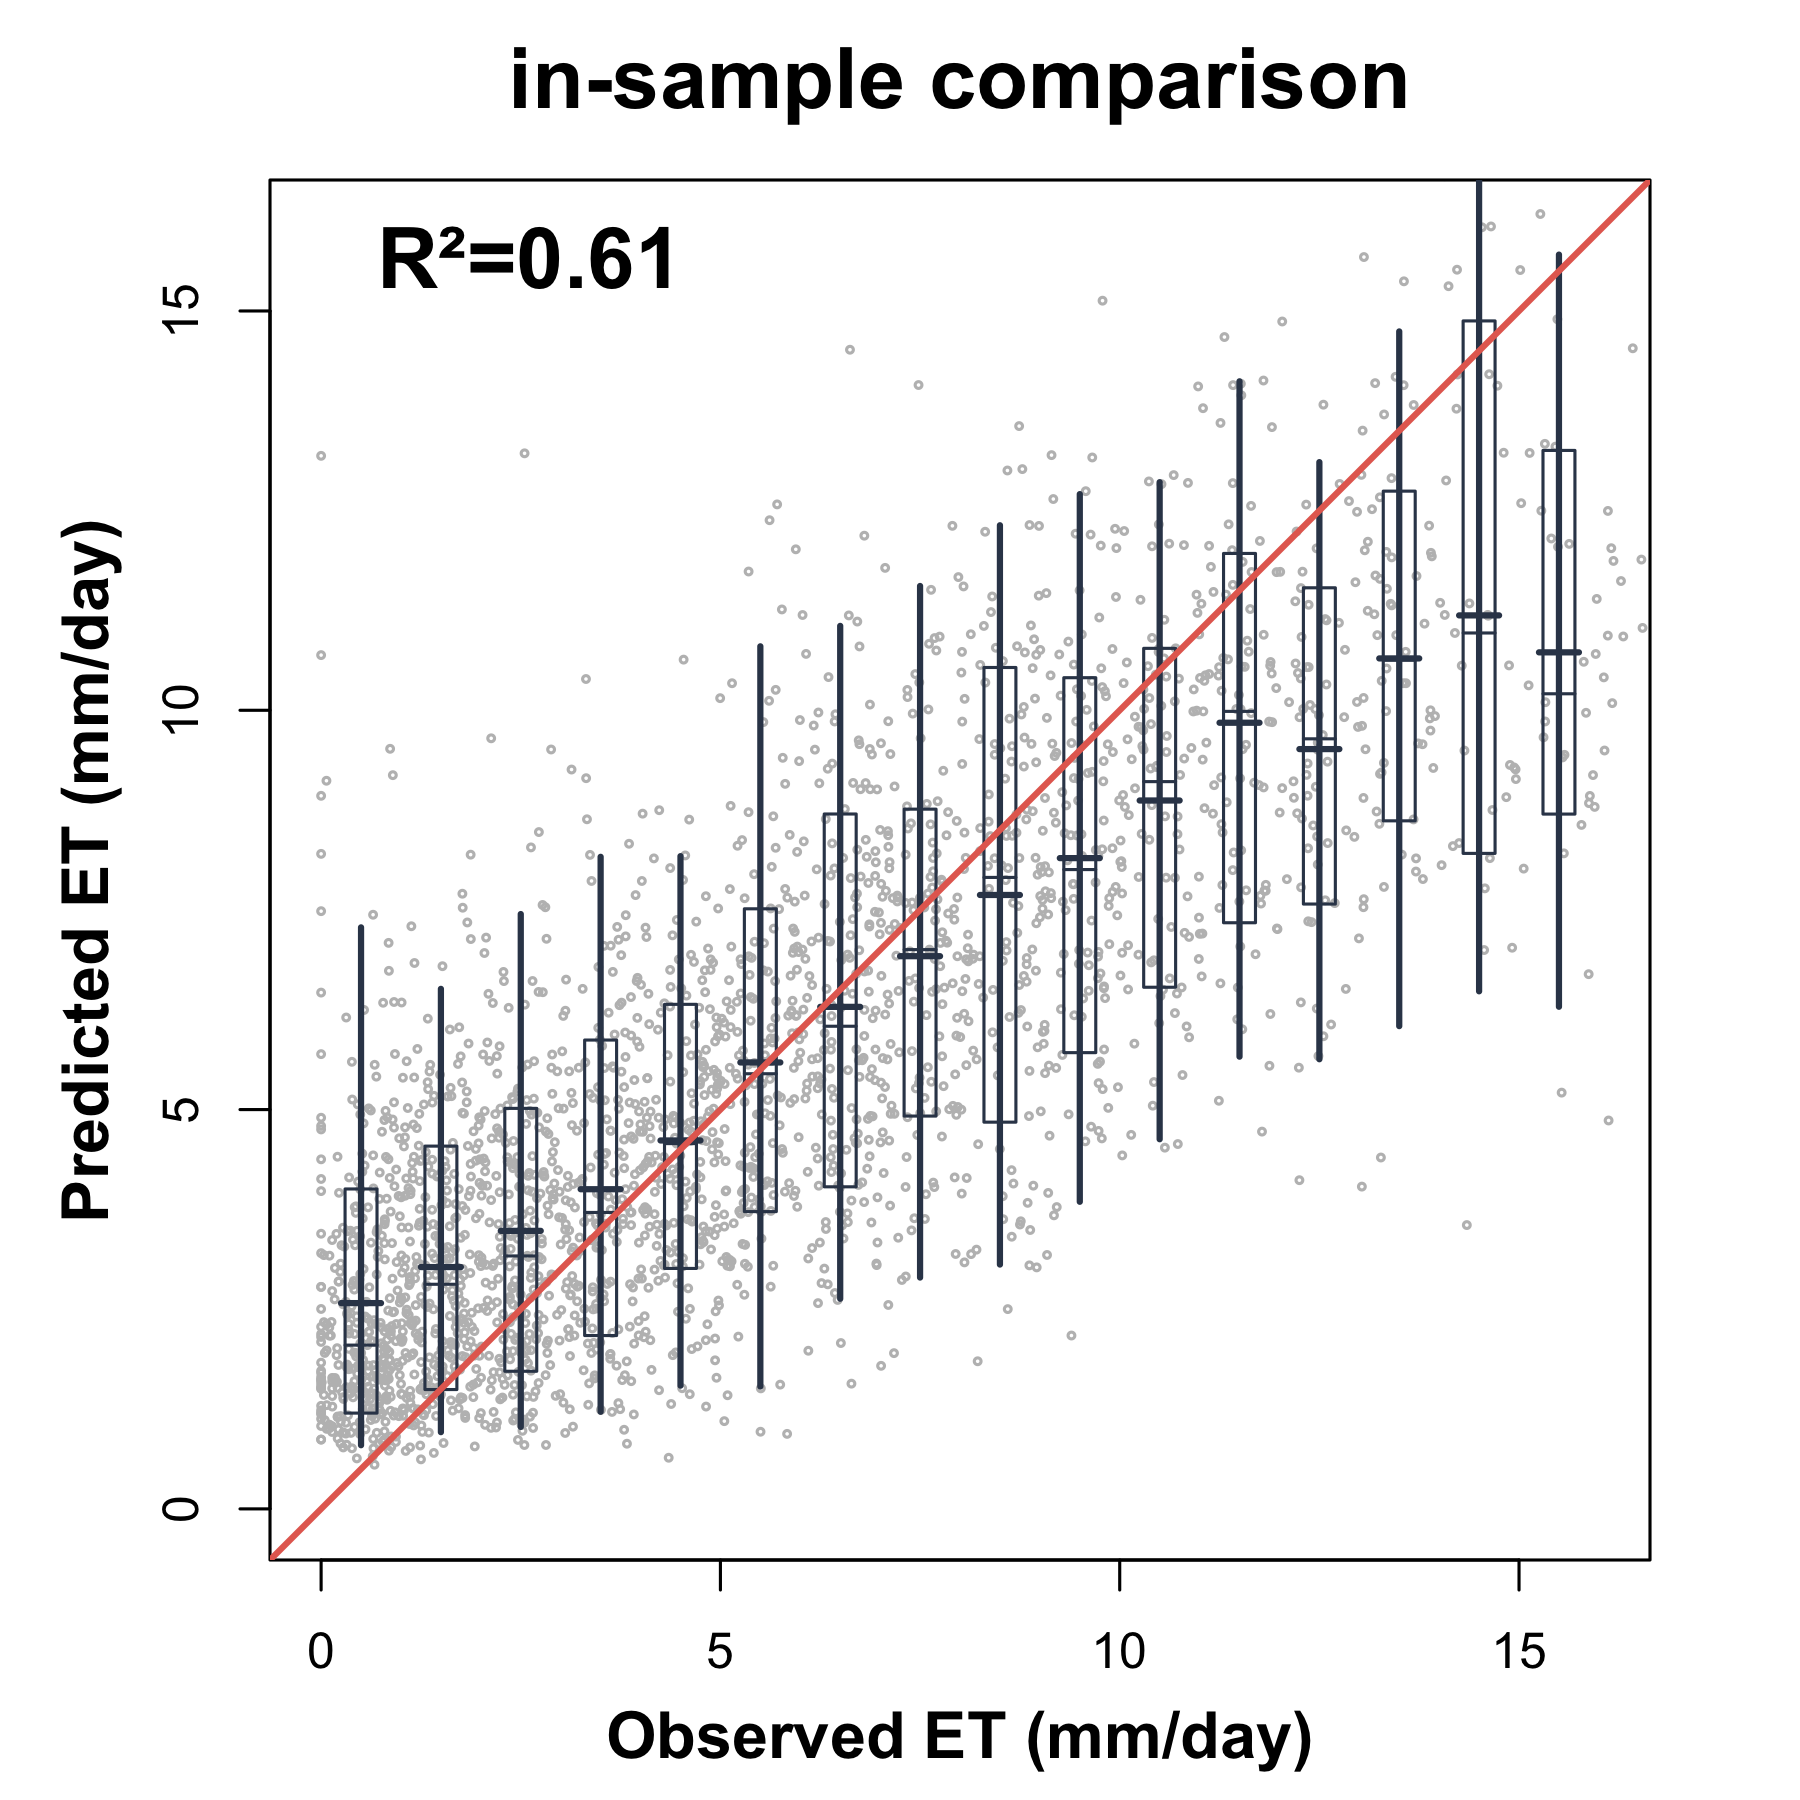

Write the R code that produced this figure.
source('~/Projects/procVisData/dataViz.R')

obs <- fourSitesModel.Wind$DT$ETobs$`50%`
pred <- fourSitesModel.Wind$DT$ETpred$`50%`
cols <- c('#e56c5f','grey','#354358')
png('figure/etFlux.Fig.InSamplePredict.png', width = 6, height = 6, units = 'in', res = 300)
par(mar=c(4,4,3,2),  pty = "s")
plotObsPred(obs, pred, breaks = 0:16, 
            xlab ='', ylab = '',ptcol = cols[2], box.col = cols[3],
            ylim = c(0,16), xlim=c(0,16))
mtext('Observed ET (mm/day)', side = 1, line = 2.5, cex = 1.3,  font=2)
mtext('Predicted ET (mm/day)', side = 2, line = 2.5,  cex = 1.3, font=2)
mtext('in-sample comparison', font = 2, cex=1.7, line = 1)
abline(0,1,col=cols[1], lwd=2)
mtext(paste0('R²=',signif(cor(obs, pred)^2,2)),
      adj = 0.1, line = -2, font=2, cex=1.7)
dev.off()


